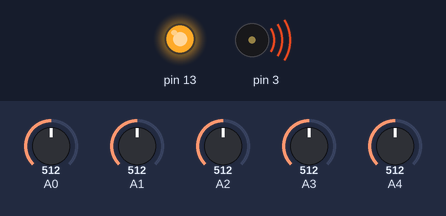
Bench run of a sketch on a simulated Arduino Uno, built with avr-gcc and run on an emulated ATmega328P. Parts: output pins drawn as LEDs (lit = HIGH), buzzer (waves = sounding). Inputs (shaded band) come from the test bench; at power-on: A0 = 512, A2 = 512, A4 = 512, A3 = 512, A1 = 512.

Above: at 1.3 s.
1.4 s: A0 set to 30
At 2.4 s:
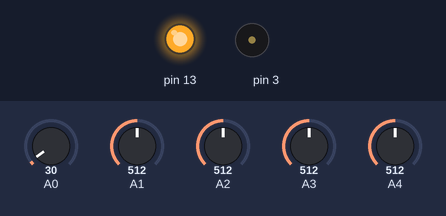
7.7 s: A2 set to 30
At 8.6 s:
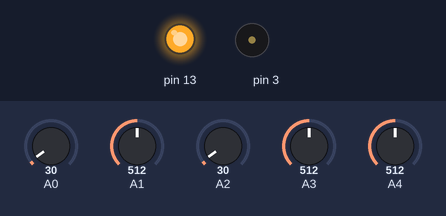
11.2 s: A4 set to 992
At 12.0 s:
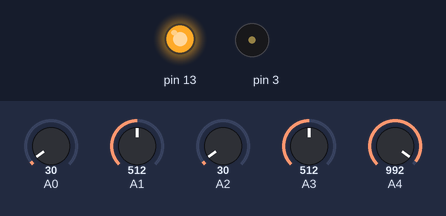
14.7 s: A3 set to 30
At 16.4 s:
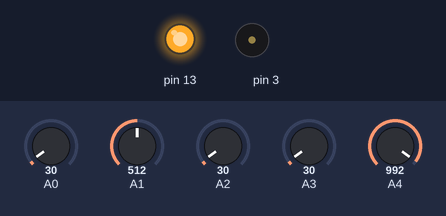
16.7 s: A1 set to 125
19.7 s: A1 set to 114
At 20.6 s:
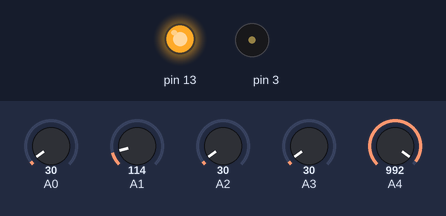
Timing chart, 0 to 22.2 s (numbered marks = the images above; inputs shaded):
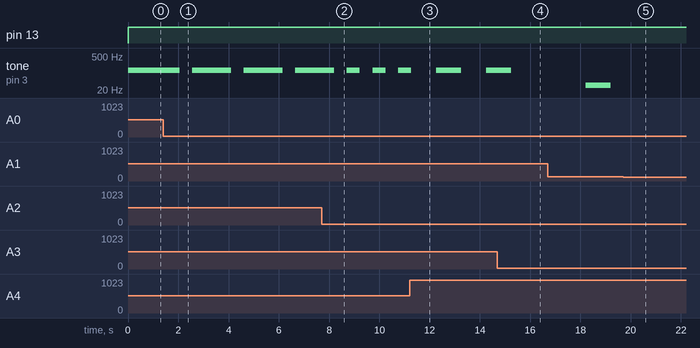

The sketch:

Bassman_4_Pot_Sequencer.ino
```cpp
/*
   _     ____       _  ____  _     ____  _  ____
  / \   /  _ \     / |/  _ \/ \ /\/  __\/ \/  _ \
  | |   | / \|     | || / \|| | |||  \/|| || / \|
  | |_/\| |-||  /\_| || |-||| \_/||    /| || |-||
  \____/\_/ \|  \____/\_/ \|\____/\_/\_\\_/\_/ \|


  Arduino 4 beat sequencer.
  Version 1.0

  https://github.com/villaperros/4_Pot_Sequencer

  Creado por Joan Villaperros
  DIC.2017
*/

void setup() {

  pinMode(3,OUTPUT);
  pinMode(13,OUTPUT);
}


void loop() {

  digitalWrite(13,HIGH);

  int freq0 = (analogRead(A0)/4);
  int tiempo = analogRead(A4);
     if ( freq0 < 30 ){
       noTone(3);
       delay(tiempo);
     }else{
  tone(3,  freq0 );
delay(tiempo);
     }


 int freq1 = (analogRead(A1)/4);
 tiempo = analogRead(A4);

     if ( freq1 <  30 ){
       noTone(3);
       delay(tiempo);
     }else{
  tone(3,  freq1 );
delay(tiempo);
     }


      int freq2 = (analogRead(A2) /4);
     tiempo = analogRead(A4);
     if ( freq2 <  30 ){
       noTone(3);
       delay(tiempo);
     }else{
  tone(3,  freq2 );
delay(tiempo);
     }

      int freq3 = (analogRead(A3)/4);
    tiempo = analogRead(A4);
     if ( freq3 <  30 ){
       noTone(3);
       delay(tiempo);
     }else{
  tone(3,  freq3 );
delay(tiempo);
     }


}
```

Measured:
- after the input at 1.4 s, tone on pin 3: alternates 128 Hz for 1.5 s and silent for 0.51 s, starting after 0.65 s
- after the input at 7.7 s, tone on pin 3: alternates 128 Hz for 0.51 s and silent for 0.51 s, starting after 1.5 s
- after the input at 11.2 s, tone on pin 3: silent → 128 Hz after 1.1 s, → silent 0.99 s later, → 128 Hz 0.99 s later
- after the input at 14.7 s, tone on pin 3: goes on until 15.2 s, then stays silent
- after the input at 19.7 s, tone on pin 3: stays silent (without the input it goes to 31 Hz after 2.5 s)
